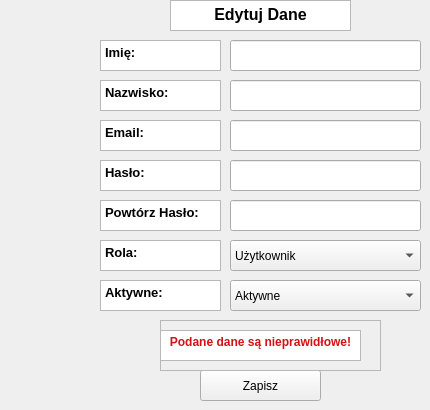
    <widget class="QWidget" name="editUserData">
     <widget class="QTextBrowser" name="role">
      <property name="geometry">
       <rect>
        <x>100</x>
        <y>240</y>
        <width>121</width>
        <height>31</height>
       </rect>
      </property>
      <property name="html">
       <string>&lt;!DOCTYPE HTML PUBLIC &quot;-//W3C//DTD HTML 4.0//EN&quot; &quot;http://www.w3.org/TR/REC-html40/strict.dtd&quot;&gt;
&lt;html&gt;&lt;head&gt;&lt;meta name=&quot;qrichtext&quot; content=&quot;1&quot; /&gt;&lt;meta charset=&quot;utf-8&quot; /&gt;&lt;style type=&quot;text/css&quot;&gt;
p, li { white-space: pre-wrap; }
hr { height: 1px; border-width: 0; }
li.unchecked::marker { content: &quot;\2610&quot;; }
li.checked::marker { content: &quot;\2612&quot;; }
&lt;/style&gt;&lt;/head&gt;&lt;body style=&quot; font-family:'Segoe UI'; font-size:9pt; font-weight:400; font-style:normal;&quot;&gt;
&lt;p style=&quot; margin-top:0px; margin-bottom:0px; margin-left:0px; margin-right:0px; -qt-block-indent:0; text-indent:0px;&quot;&gt;&lt;span style=&quot; font-size:10pt; font-weight:700;&quot;&gt;Rola:&lt;/span&gt;&lt;/p&gt;&lt;/body&gt;&lt;/html&gt;</string>
      </property>
     </widget>
     <widget class="QTextBrowser" name="name">
      <property name="geometry">
       <rect>
        <x>100</x>
        <y>40</y>
        <width>121</width>
        <height>31</height>
       </rect>
      </property>
      <property name="html">
       <string>&lt;!DOCTYPE HTML PUBLIC &quot;-//W3C//DTD HTML 4.0//EN&quot; &quot;http://www.w3.org/TR/REC-html40/strict.dtd&quot;&gt;
&lt;html&gt;&lt;head&gt;&lt;meta name=&quot;qrichtext&quot; content=&quot;1&quot; /&gt;&lt;meta charset=&quot;utf-8&quot; /&gt;&lt;style type=&quot;text/css&quot;&gt;
p, li { white-space: pre-wrap; }
hr { height: 1px; border-width: 0; }
li.unchecked::marker { content: &quot;\2610&quot;; }
li.checked::marker { content: &quot;\2612&quot;; }
&lt;/style&gt;&lt;/head&gt;&lt;body style=&quot; font-family:'Segoe UI'; font-size:9pt; font-weight:400; font-style:normal;&quot;&gt;
&lt;p style=&quot; margin-top:0px; margin-bottom:0px; margin-left:0px; margin-right:0px; -qt-block-indent:0; text-indent:0px;&quot;&gt;&lt;span style=&quot; font-size:10pt; font-weight:700;&quot;&gt;Imię:&lt;/span&gt;&lt;/p&gt;&lt;/body&gt;&lt;/html&gt;</string>
      </property>
     </widget>
     <widget class="QTextBrowser" name="email">
      <property name="geometry">
       <rect>
        <x>100</x>
        <y>120</y>
        <width>121</width>
        <height>31</height>
       </rect>
      </property>
      <property name="html">
       <string>&lt;!DOCTYPE HTML PUBLIC &quot;-//W3C//DTD HTML 4.0//EN&quot; &quot;http://www.w3.org/TR/REC-html40/strict.dtd&quot;&gt;
&lt;html&gt;&lt;head&gt;&lt;meta name=&quot;qrichtext&quot; content=&quot;1&quot; /&gt;&lt;meta charset=&quot;utf-8&quot; /&gt;&lt;style type=&quot;text/css&quot;&gt;
p, li { white-space: pre-wrap; }
hr { height: 1px; border-width: 0; }
li.unchecked::marker { content: &quot;\2610&quot;; }
li.checked::marker { content: &quot;\2612&quot;; }
&lt;/style&gt;&lt;/head&gt;&lt;body style=&quot; font-family:'Segoe UI'; font-size:9pt; font-weight:400; font-style:normal;&quot;&gt;
&lt;p style=&quot; margin-top:0px; margin-bottom:0px; margin-left:0px; margin-right:0px; -qt-block-indent:0; text-indent:0px;&quot;&gt;&lt;span style=&quot; font-size:10pt; font-weight:700;&quot;&gt;Email:&lt;/span&gt;&lt;/p&gt;&lt;/body&gt;&lt;/html&gt;</string>
      </property>
     </widget>
     <widget class="QTextBrowser" name="active">
      <property name="geometry">
       <rect>
        <x>100</x>
        <y>280</y>
        <width>121</width>
        <height>31</height>
       </rect>
      </property>
      <property name="html">
       <string>&lt;!DOCTYPE HTML PUBLIC &quot;-//W3C//DTD HTML 4.0//EN&quot; &quot;http://www.w3.org/TR/REC-html40/strict.dtd&quot;&gt;
&lt;html&gt;&lt;head&gt;&lt;meta name=&quot;qrichtext&quot; content=&quot;1&quot; /&gt;&lt;meta charset=&quot;utf-8&quot; /&gt;&lt;style type=&quot;text/css&quot;&gt;
p, li { white-space: pre-wrap; }
hr { height: 1px; border-width: 0; }
li.unchecked::marker { content: &quot;\2610&quot;; }
li.checked::marker { content: &quot;\2612&quot;; }
&lt;/style&gt;&lt;/head&gt;&lt;body style=&quot; font-family:'Segoe UI'; font-size:9pt; font-weight:400; font-style:normal;&quot;&gt;
&lt;p style=&quot; margin-top:0px; margin-bottom:0px; margin-left:0px; margin-right:0px; -qt-block-indent:0; text-indent:0px;&quot;&gt;&lt;span style=&quot; font-size:10pt; font-weight:700;&quot;&gt;Aktywne:&lt;/span&gt;&lt;/p&gt;&lt;/body&gt;&lt;/html&gt;</string>
      </property>
     </widget>
     <widget class="QTextBrowser" name="password">
      <property name="geometry">
       <rect>
        <x>100</x>
        <y>160</y>
        <width>121</width>
        <height>31</height>
       </rect>
      </property>
      <property name="html">
       <string>&lt;!DOCTYPE HTML PUBLIC &quot;-//W3C//DTD HTML 4.0//EN&quot; &quot;http://www.w3.org/TR/REC-html40/strict.dtd&quot;&gt;
&lt;html&gt;&lt;head&gt;&lt;meta name=&quot;qrichtext&quot; content=&quot;1&quot; /&gt;&lt;meta charset=&quot;utf-8&quot; /&gt;&lt;style type=&quot;text/css&quot;&gt;
p, li { white-space: pre-wrap; }
hr { height: 1px; border-width: 0; }
li.unchecked::marker { content: &quot;\2610&quot;; }
li.checked::marker { content: &quot;\2612&quot;; }
&lt;/style&gt;&lt;/head&gt;&lt;body style=&quot; font-family:'Segoe UI'; font-size:9pt; font-weight:400; font-style:normal;&quot;&gt;
&lt;p style=&quot; margin-top:0px; margin-bottom:0px; margin-left:0px; margin-right:0px; -qt-block-indent:0; text-indent:0px;&quot;&gt;&lt;span style=&quot; font-size:10pt; font-weight:700;&quot;&gt;Hasło:&lt;/span&gt;&lt;/p&gt;&lt;/body&gt;&lt;/html&gt;</string>
      </property>
     </widget>
     <widget class="QTextBrowser" name="last">
      <property name="geometry">
       <rect>
        <x>100</x>
        <y>80</y>
        <width>121</width>
        <height>31</height>
       </rect>
      </property>
      <property name="html">
       <string>&lt;!DOCTYPE HTML PUBLIC &quot;-//W3C//DTD HTML 4.0//EN&quot; &quot;http://www.w3.org/TR/REC-html40/strict.dtd&quot;&gt;
&lt;html&gt;&lt;head&gt;&lt;meta name=&quot;qrichtext&quot; content=&quot;1&quot; /&gt;&lt;meta charset=&quot;utf-8&quot; /&gt;&lt;style type=&quot;text/css&quot;&gt;
p, li { white-space: pre-wrap; }
hr { height: 1px; border-width: 0; }
li.unchecked::marker { content: &quot;\2610&quot;; }
li.checked::marker { content: &quot;\2612&quot;; }
&lt;/style&gt;&lt;/head&gt;&lt;body style=&quot; font-family:'Segoe UI'; font-size:9pt; font-weight:400; font-style:normal;&quot;&gt;
&lt;p style=&quot; margin-top:0px; margin-bottom:0px; margin-left:0px; margin-right:0px; -qt-block-indent:0; text-indent:0px;&quot;&gt;&lt;span style=&quot; font-size:10pt; font-weight:700;&quot;&gt;Nazwisko:&lt;/span&gt;&lt;/p&gt;&lt;/body&gt;&lt;/html&gt;</string>
      </property>
     </widget>
     <widget class="QTextBrowser" name="textBrowser_18">
      <property name="geometry">
       <rect>
        <x>170</x>
        <y>0</y>
        <width>181</width>
        <height>31</height>
       </rect>
      </property>
      <property name="html">
       <string>&lt;!DOCTYPE HTML PUBLIC &quot;-//W3C//DTD HTML 4.0//EN&quot; &quot;http://www.w3.org/TR/REC-html40/strict.dtd&quot;&gt;
&lt;html&gt;&lt;head&gt;&lt;meta name=&quot;qrichtext&quot; content=&quot;1&quot; /&gt;&lt;meta charset=&quot;utf-8&quot; /&gt;&lt;style type=&quot;text/css&quot;&gt;
p, li { white-space: pre-wrap; }
hr { height: 1px; border-width: 0; }
li.unchecked::marker { content: &quot;\2610&quot;; }
li.checked::marker { content: &quot;\2612&quot;; }
&lt;/style&gt;&lt;/head&gt;&lt;body style=&quot; font-family:'Segoe UI'; font-size:9pt; font-weight:400; font-style:normal;&quot;&gt;
&lt;p align=&quot;center&quot; style=&quot; margin-top:0px; margin-bottom:0px; margin-left:0px; margin-right:0px; -qt-block-indent:0; text-indent:0px;&quot;&gt;&lt;span style=&quot; font-size:12pt; font-weight:700;&quot;&gt;Edytuj Dane&lt;/span&gt;&lt;/p&gt;&lt;/body&gt;&lt;/html&gt;</string>
      </property>
     </widget>
     <widget class="QPushButton" name="editUserBtn_2">
      <property name="geometry">
       <rect>
        <x>200</x>
        <y>370</y>
        <width>121</width>
        <height>31</height>
       </rect>
      </property>
      <property name="text">
       <string>Zapisz</string>
      </property>
     </widget>
     <widget class="QTextBrowser" name="myPassword_5">
      <property name="geometry">
       <rect>
        <x>100</x>
        <y>200</y>
        <width>121</width>
        <height>31</height>
       </rect>
      </property>
      <property name="html">
       <string>&lt;!DOCTYPE HTML PUBLIC &quot;-//W3C//DTD HTML 4.0//EN&quot; &quot;http://www.w3.org/TR/REC-html40/strict.dtd&quot;&gt;
&lt;html&gt;&lt;head&gt;&lt;meta name=&quot;qrichtext&quot; content=&quot;1&quot; /&gt;&lt;meta charset=&quot;utf-8&quot; /&gt;&lt;style type=&quot;text/css&quot;&gt;
p, li { white-space: pre-wrap; }
hr { height: 1px; border-width: 0; }
li.unchecked::marker { content: &quot;\2610&quot;; }
li.checked::marker { content: &quot;\2612&quot;; }
&lt;/style&gt;&lt;/head&gt;&lt;body style=&quot; font-family:'Segoe UI'; font-size:9pt; font-weight:400; font-style:normal;&quot;&gt;
&lt;p style=&quot; margin-top:0px; margin-bottom:0px; margin-left:0px; margin-right:0px; -qt-block-indent:0; text-indent:0px;&quot;&gt;&lt;span style=&quot; font-size:10pt; font-weight:700;&quot;&gt;Powtórz Hasło:&lt;/span&gt;&lt;/p&gt;&lt;/body&gt;&lt;/html&gt;</string>
      </property>
     </widget>
     <widget class="QFrame" name="errorEditUser">
      <property name="enabled">
       <bool>true</bool>
      </property>
      <property name="geometry">
       <rect>
        <x>160</x>
        <y>320</y>
        <width>221</width>
        <height>51</height>
       </rect>
      </property>
      <property name="frameShape">
       <enum>QFrame::Shape::StyledPanel</enum>
      </property>
      <property name="frameShadow">
       <enum>QFrame::Shadow::Raised</enum>
      </property>
      <widget class="QTextBrowser" name="textBrowser_7">
       <property name="geometry">
        <rect>
         <x>0</x>
         <y>10</y>
         <width>201</width>
         <height>31</height>
        </rect>
       </property>
       <property name="html">
        <string>&lt;!DOCTYPE HTML PUBLIC &quot;-//W3C//DTD HTML 4.0//EN&quot; &quot;http://www.w3.org/TR/REC-html40/strict.dtd&quot;&gt;
&lt;html&gt;&lt;head&gt;&lt;meta name=&quot;qrichtext&quot; content=&quot;1&quot; /&gt;&lt;meta charset=&quot;utf-8&quot; /&gt;&lt;style type=&quot;text/css&quot;&gt;
p, li { white-space: pre-wrap; }
hr { height: 1px; border-width: 0; }
li.unchecked::marker { content: &quot;\2610&quot;; }
li.checked::marker { content: &quot;\2612&quot;; }
&lt;/style&gt;&lt;/head&gt;&lt;body style=&quot; font-family:'Segoe UI'; font-size:9pt; font-weight:400; font-style:normal;&quot;&gt;
&lt;p align=&quot;center&quot; style=&quot; margin-top:0px; margin-bottom:0px; margin-left:0px; margin-right:0px; -qt-block-indent:0; text-indent:0px;&quot;&gt;&lt;span style=&quot; font-weight:700; color:#d80e18;&quot;&gt;Podane dane są nieprawidłowe!&lt;/span&gt;&lt;/p&gt;&lt;/body&gt;&lt;/html&gt;</string>
       </property>
      </widget>
     </widget>
     <widget class="QLineEdit" name="editUserLast">
      <property name="geometry">
       <rect>
        <x>230</x>
        <y>80</y>
        <width>191</width>
        <height>31</height>
       </rect>
      </property>
     </widget>
     <widget class="QLineEdit" name="editUserName">
      <property name="geometry">
       <rect>
        <x>230</x>
        <y>40</y>
        <width>191</width>
        <height>31</height>
       </rect>
      </property>
     </widget>
     <widget class="QLineEdit" name="editUserEmail">
      <property name="geometry">
       <rect>
        <x>230</x>
        <y>120</y>
        <width>191</width>
        <height>31</height>
       </rect>
      </property>
     </widget>
     <widget class="QLineEdit" name="editUserPassword">
      <property name="geometry">
       <rect>
        <x>230</x>
        <y>160</y>
        <width>191</width>
        <height>31</height>
       </rect>
      </property>
      <property name="echoMode">
       <enum>QLineEdit::EchoMode::Normal</enum>
      </property>
     </widget>
     <widget class="QLineEdit" name="editUserPassword2">
      <property name="geometry">
       <rect>
        <x>230</x>
        <y>200</y>
        <width>191</width>
        <height>31</height>
       </rect>
      </property>
      <property name="echoMode">
       <enum>QLineEdit::EchoMode::Normal</enum>
      </property>
     </widget>
     <widget class="QComboBox" name="editUserActive">
      <property name="geometry">
       <rect>
        <x>230</x>
        <y>280</y>
        <width>191</width>
        <height>31</height>
       </rect>
      </property>
      <item>
       <property name="text">
        <string>Aktywne</string>
       </property>
      </item>
      <item>
       <property name="text">
        <string>Nieaktywne</string>
       </property>
      </item>
     </widget>
     <widget class="QComboBox" name="editUserRole">
      <property name="geometry">
       <rect>
        <x>230</x>
        <y>240</y>
        <width>191</width>
        <height>31</height>
       </rect>
      </property>
      <item>
       <property name="text">
        <string>Użytkownik</string>
       </property>
      </item>
      <item>
       <property name="text">
        <string>Bibliotekarz</string>
       </property>
      </item>
     </widget>
    </widget>
